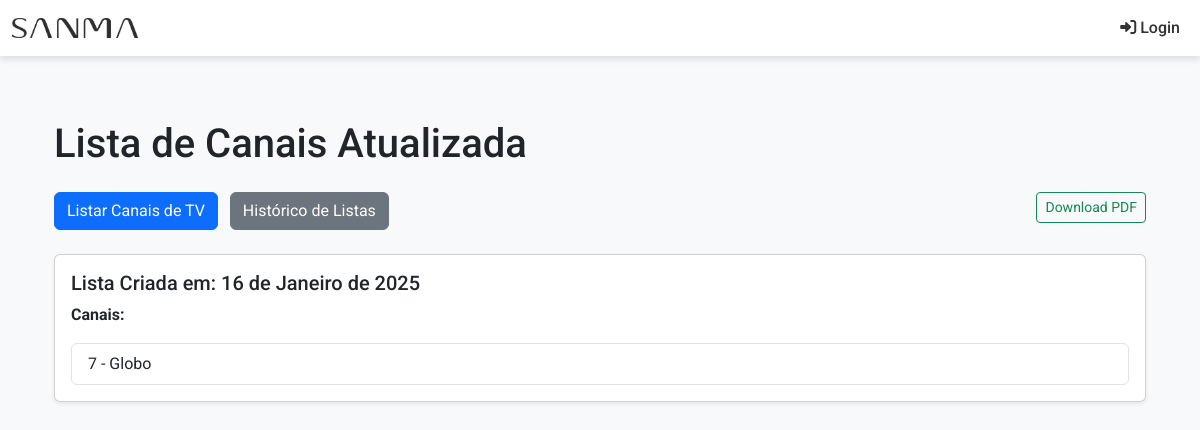
The app's page /canais/canais_tv/, older data.
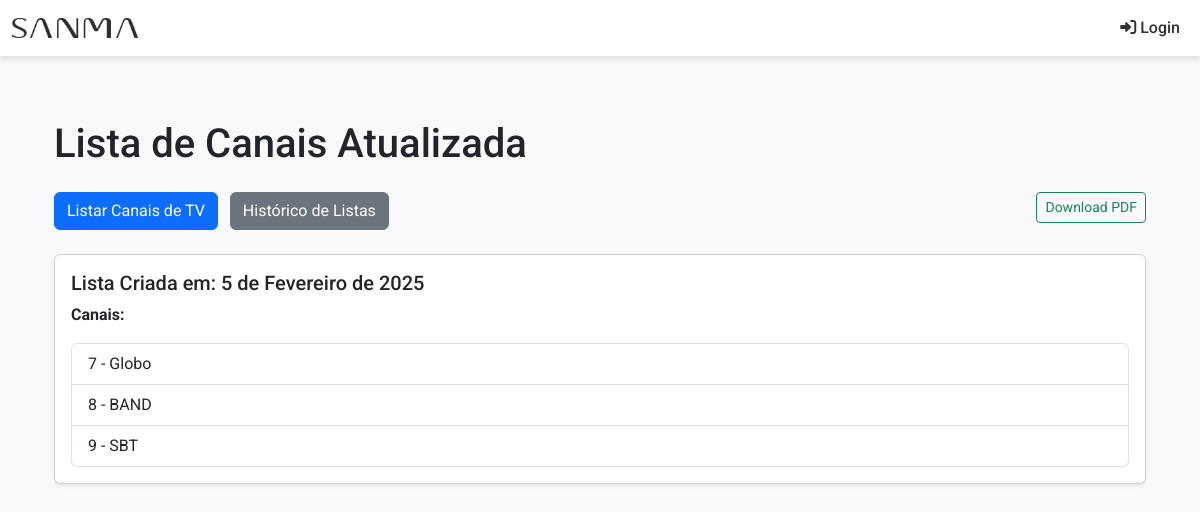
The same page, newer data.
### canais/models.py (models this page shows, shortened)
class ListaCanais(models.Model):
    data_criacao = models.DateField()  # Removido auto_now_add
    canais = models.ManyToManyField(Canal, related_name="listas")

class Canal(models.Model):
    numero = models.IntegerField()
    titulo = models.CharField(max_length=100)
    status = models.BooleanField(default=True)  #true = ativo false inativo.

### canais/views.py (the view)
# urls.py: path('canais_tv/', views.ultima_lista, name='canais_tv'),  # Pg inicial mostrando a lista + atual
def ultima_lista(request):
    ultima_lista = ListaCanais.objects.last()  # Retorna a última lista criada
    return render(request, 'canais/canais_tv.html', {'canais_tv': ultima_lista})

### templates/canais/canais_tv.html (shortened to what this page needs)
{% extends 'core/base.html' %}
{% load static %}
{% block content %}
<div class="container mt-5">
    <h1 class="mb-4">Lista de Canais Atualizada</h1>
    <div class="mb-4 d-flex justify-content-between">
        <div>
            <a href="{% url 'listar_canais' %}" class="btn btn-primary me-2">
                 Listar Canais de TV
            </a>
            <a href="{% url 'listar_listas' %}" class="btn btn-secondary">
                 Histórico de Listas
            </a>
        </div>
        <div class="text-end">
            <a href="{% url 'download_pdf' %}" class="btn btn-outline-success btn-sm">
                 Download PDF
            </a>
        </div>
    </div>
    {% if canais_tv %}
    <div class="card shadow-sm mb-4">
        <div class="card-body">
            <h5 class="card-title">Lista Criada em: {{ canais_tv.data_criacao }}</h5>
            <p class="card-text"><strong>Canais:</strong></p>
            <ul class="list-group">
                {% for canal in canais_tv.canais.all %}
                    <li class="list-group-item d-flex justify-content-between align-items-center">
                        {{ canal.numero }} - {{ canal.titulo }}
                    </li>
                {% empty %}
                    <li class="list-group-item">Não há canais disponíveis para esta lista.</li>
                {% endfor %}
            </ul>
        </div>
    </div>
    {% else %}
        <div class="alert alert-warning" role="alert">
            Não há listas de canais disponíveis.
        </div>
    {% endif %}
</div>
{% endblock %}

Row changes from the older to the newer data that the page shows:
no longer on this page (row unchanged): ListaCanais: data_criacao "16 de Janeiro de 2025"
added ListaCanais: data_criacao "5 de Fevereiro de 2025"
now on this page (row unchanged): Canal: numero "8", titulo "BAND"
now on this page (row unchanged): Canal: numero "9", titulo "SBT"
